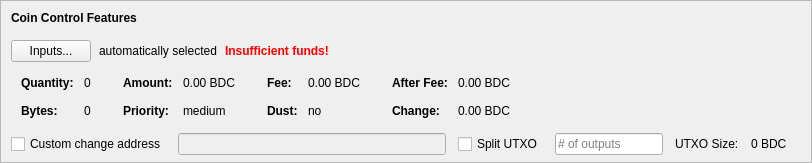
    <widget class="QFrame" name="frameCoinControl">
     <property name="sizePolicy">
      <sizepolicy hsizetype="Expanding" vsizetype="Expanding">
       <horstretch>0</horstretch>
       <verstretch>0</verstretch>
      </sizepolicy>
     </property>
     <property name="maximumSize">
      <size>
       <width>16777215</width>
       <height>16777215</height>
      </size>
     </property>
     <property name="frameShape">
      <enum>QFrame::StyledPanel</enum>
     </property>
     <property name="frameShadow">
      <enum>QFrame::Sunken</enum>
     </property>
     <layout class="QVBoxLayout" name="verticalLayoutCoinControl2">
      <property name="spacing">
       <number>0</number>
      </property>
      <property name="leftMargin">
       <number>0</number>
      </property>
      <property name="topMargin">
       <number>0</number>
      </property>
      <property name="rightMargin">
       <number>0</number>
      </property>
      <property name="bottomMargin">
       <number>6</number>
      </property>
      <item>
       <layout class="QVBoxLayout" name="verticalLayoutCoinControl" stretch="0,0,0,0,1">
        <property name="spacing">
         <number>0</number>
        </property>
        <property name="leftMargin">
         <number>10</number>
        </property>
        <property name="topMargin">
         <number>10</number>
        </property>
        <item>
         <layout class="QHBoxLayout" name="horizontalLayoutCoinControl1">
          <property name="bottomMargin">
           <number>15</number>
          </property>
          <item>
           <widget class="QLabel" name="labelCoinControlFeatures">
            <property name="sizePolicy">
             <sizepolicy hsizetype="Preferred" vsizetype="Maximum">
              <horstretch>0</horstretch>
              <verstretch>0</verstretch>
             </sizepolicy>
            </property>
            <property name="font">
             <font>
              <weight>75</weight>
              <bold>true</bold>
             </font>
            </property>
            <property name="styleSheet">
             <string notr="true">font-weight:bold;</string>
            </property>
            <property name="text">
             <string>Coin Control Features</string>
            </property>
           </widget>
          </item>
         </layout>
        </item>
        <item>
         <layout class="QHBoxLayout" name="horizontalLayoutCoinControl2" stretch="0,0,0,0">
          <property name="spacing">
           <number>8</number>
          </property>
          <property name="bottomMargin">
           <number>10</number>
          </property>
          <item>
           <widget class="QPushButton" name="pushButtonCoinControl">
            <property name="styleSheet">
             <string notr="true"/>
            </property>
            <property name="text">
             <string>Inputs...</string>
            </property>
            <property name="autoDefault">
             <bool>false</bool>
            </property>
           </widget>
          </item>
          <item>
           <widget class="QLabel" name="labelCoinControlAutomaticallySelected">
            <property name="text">
             <string>automatically selected</string>
            </property>
            <property name="margin">
             <number>5</number>
            </property>
           </widget>
          </item>
          <item>
           <widget class="QLabel" name="labelCoinControlInsuffFunds">
            <property name="font">
             <font>
              <weight>75</weight>
              <bold>true</bold>
             </font>
            </property>
            <property name="styleSheet">
             <string notr="true">color:red;font-weight:bold;</string>
            </property>
            <property name="text">
             <string>Insufficient funds!</string>
            </property>
            <property name="margin">
             <number>5</number>
            </property>
           </widget>
          </item>
          <item>
           <spacer name="horizontalSpacerCoinControl">
            <property name="orientation">
             <enum>Qt::Horizontal</enum>
            </property>
            <property name="sizeHint" stdset="0">
             <size>
              <width>40</width>
              <height>1</height>
             </size>
            </property>
           </spacer>
          </item>
         </layout>
        </item>
        <item>
         <widget class="QWidget" name="widgetCoinControl" native="true">
          <property name="sizePolicy">
           <sizepolicy hsizetype="Preferred" vsizetype="Preferred">
            <horstretch>0</horstretch>
            <verstretch>0</verstretch>
           </sizepolicy>
          </property>
          <property name="minimumSize">
           <size>
            <width>0</width>
            <height>0</height>
           </size>
          </property>
          <property name="styleSheet">
           <string notr="true"/>
          </property>
          <layout class="QHBoxLayout" name="horizontalLayoutCoinControl5">
           <property name="leftMargin">
            <number>0</number>
           </property>
           <property name="topMargin">
            <number>0</number>
           </property>
           <property name="rightMargin">
            <number>0</number>
           </property>
           <property name="bottomMargin">
            <number>0</number>
           </property>
           <item>
            <layout class="QHBoxLayout" name="horizontalLayoutCoinControl3" stretch="0,0,0,1">
             <property name="spacing">
              <number>20</number>
             </property>
             <property name="topMargin">
              <number>0</number>
             </property>
             <property name="bottomMargin">
              <number>10</number>
             </property>
             <item>
              <layout class="QFormLayout" name="formLayoutCoinControl1">
               <property name="horizontalSpacing">
                <number>10</number>
               </property>
               <property name="verticalSpacing">
                <number>14</number>
               </property>
               <property name="leftMargin">
                <number>10</number>
               </property>
               <property name="topMargin">
                <number>4</number>
               </property>
               <property name="rightMargin">
                <number>6</number>
               </property>
               <item row="0" column="0">
                <widget class="QLabel" name="labelCoinControlQuantityText">
                 <property name="font">
                  <font>
                   <weight>75</weight>
                   <bold>true</bold>
                  </font>
                 </property>
                 <property name="text">
                  <string>Quantity:</string>
                 </property>
                 <property name="margin">
                  <number>0</number>
                 </property>
                </widget>
               </item>
               <item row="0" column="1">
                <widget class="QLabel" name="labelCoinControlQuantity">
                 <property name="cursor">
                  <cursorShape>IBeamCursor</cursorShape>
                 </property>
                 <property name="contextMenuPolicy">
                  <enum>Qt::ActionsContextMenu</enum>
                 </property>
                 <property name="text">
                  <string notr="true">0</string>
                 </property>
                 <property name="margin">
                  <number>0</number>
                 </property>
                 <property name="textInteractionFlags">
                  <set>Qt::LinksAccessibleByMouse|Qt::TextSelectableByKeyboard|Qt::TextSelectableByMouse</set>
                 </property>
                </widget>
               </item>
               <item row="1" column="0">
                <widget class="QLabel" name="labelCoinControlBytesText">
                 <property name="font">
                  <font>
                   <weight>75</weight>
                   <bold>true</bold>
                  </font>
                 </property>
                 <property name="text">
                  <string>Bytes:</string>
                 </property>
                </widget>
               </item>
               <item row="1" column="1">
                <widget class="QLabel" name="labelCoinControlBytes">
                 <property name="cursor">
                  <cursorShape>IBeamCursor</cursorShape>
                 </property>
                 <property name="contextMenuPolicy">
                  <enum>Qt::ActionsContextMenu</enum>
                 </property>
                 <property name="text">
                  <string notr="true">0</string>
                 </property>
                 <property name="textInteractionFlags">
                  <set>Qt::LinksAccessibleByMouse|Qt::TextSelectableByKeyboard|Qt::TextSelectableByMouse</set>
                 </property>
                </widget>
               </item>
              </layout>
             </item>
             <item>
              <layout class="QFormLayout" name="formLayoutCoinControl2">
               <property name="horizontalSpacing">
                <number>10</number>
               </property>
               <property name="verticalSpacing">
                <number>14</number>
               </property>
               <property name="leftMargin">
                <number>6</number>
               </property>
               <property name="topMargin">
                <number>4</number>
               </property>
               <property name="rightMargin">
                <number>6</number>
               </property>
               <item row="0" column="0">
                <widget class="QLabel" name="labelCoinControlAmountText">
                 <property name="font">
                  <font>
                   <weight>75</weight>
                   <bold>true</bold>
                  </font>
                 </property>
                 <property name="text">
                  <string>Amount:</string>
                 </property>
                 <property name="margin">
                  <number>0</number>
                 </property>
                </widget>
               </item>
               <item row="0" column="1">
                <widget class="QLabel" name="labelCoinControlAmount">
                 <property name="cursor">
                  <cursorShape>IBeamCursor</cursorShape>
                 </property>
                 <property name="contextMenuPolicy">
                  <enum>Qt::ActionsContextMenu</enum>
                 </property>
                 <property name="text">
                  <string notr="true">0.00 BDC</string>
                 </property>
                 <property name="textInteractionFlags">
                  <set>Qt::LinksAccessibleByMouse|Qt::TextSelectableByKeyboard|Qt::TextSelectableByMouse</set>
                 </property>
                </widget>
               </item>
               <item row="1" column="0">
                <widget class="QLabel" name="labelCoinControlPriorityText">
                 <property name="font">
                  <font>
                   <weight>75</weight>
                   <bold>true</bold>
                  </font>
                 </property>
                 <property name="text">
                  <string>Priority:</string>
                 </property>
                </widget>
               </item>
               <item row="1" column="1">
                <widget class="QLabel" name="labelCoinControlPriority">
                 <property name="cursor">
                  <cursorShape>IBeamCursor</cursorShape>
                 </property>
                 <property name="contextMenuPolicy">
                  <enum>Qt::ActionsContextMenu</enum>
                 </property>
                 <property name="text">
                  <string>medium</string>
                 </property>
                 <property name="textInteractionFlags">
                  <set>Qt::LinksAccessibleByMouse|Qt::TextSelectableByKeyboard|Qt::TextSelectableByMouse</set>
                 </property>
                </widget>
               </item>
              </layout>
             </item>
             <item>
              <layout class="QFormLayout" name="formLayoutCoinControl3">
               <property name="horizontalSpacing">
                <number>10</number>
               </property>
               <property name="verticalSpacing">
                <number>14</number>
               </property>
               <property name="leftMargin">
                <number>6</number>
               </property>
               <property name="topMargin">
                <number>4</number>
               </property>
               <property name="rightMargin">
                <number>6</number>
               </property>
               <item row="0" column="0">
                <widget class="QLabel" name="labelCoinControlFeeText">
                 <property name="font">
                  <font>
                   <weight>75</weight>
                   <bold>true</bold>
                  </font>
                 </property>
                 <property name="text">
                  <string>Fee:</string>
                 </property>
                 <property name="margin">
                  <number>0</number>
                 </property>
                </widget>
               </item>
               <item row="0" column="1">
                <widget class="QLabel" name="labelCoinControlFee">
                 <property name="cursor">
                  <cursorShape>IBeamCursor</cursorShape>
                 </property>
                 <property name="contextMenuPolicy">
                  <enum>Qt::ActionsContextMenu</enum>
                 </property>
                 <property name="text">
                  <string notr="true">0.00 BDC</string>
                 </property>
                 <property name="textInteractionFlags">
                  <set>Qt::LinksAccessibleByMouse|Qt::TextSelectableByKeyboard|Qt::TextSelectableByMouse</set>
                 </property>
                </widget>
               </item>
               <item row="1" column="0">
                <widget class="QLabel" name="labelCoinControlLowOutputText">
                 <property name="font">
                  <font>
                   <weight>75</weight>
                   <bold>true</bold>
                  </font>
                 </property>
                 <property name="text">
                  <string>Dust:</string>
                 </property>
                </widget>
               </item>
               <item row="1" column="1">
                <widget class="QLabel" name="labelCoinControlLowOutput">
                 <property name="cursor">
                  <cursorShape>IBeamCursor</cursorShape>
                 </property>
                 <property name="contextMenuPolicy">
                  <enum>Qt::ActionsContextMenu</enum>
                 </property>
                 <property name="text">
                  <string>no</string>
                 </property>
                 <property name="textInteractionFlags">
                  <set>Qt::LinksAccessibleByMouse|Qt::TextSelectableByKeyboard|Qt::TextSelectableByMouse</set>
                 </property>
                </widget>
               </item>
              </layout>
             </item>
             <item>
              <layout class="QFormLayout" name="formLayoutCoinControl4">
               <property name="horizontalSpacing">
                <number>10</number>
               </property>
               <property name="verticalSpacing">
                <number>14</number>
               </property>
               <property name="leftMargin">
                <number>6</number>
               </property>
               <property name="topMargin">
                <number>4</number>
               </property>
               <property name="rightMargin">
                <number>6</number>
               </property>
               <item row="0" column="0">
                <widget class="QLabel" name="labelCoinControlAfterFeeText">
                 <property name="font">
                  <font>
                   <weight>75</weight>
                   <bold>true</bold>
                  </font>
                 </property>
                 <property name="text">
                  <string>After Fee:</string>
                 </property>
                 <property name="margin">
                  <number>0</number>
                 </property>
                </widget>
               </item>
               <item row="0" column="1">
                <widget class="QLabel" name="labelCoinControlAfterFee">
                 <property name="cursor">
                  <cursorShape>IBeamCursor</cursorShape>
                 </property>
                 <property name="contextMenuPolicy">
                  <enum>Qt::ActionsContextMenu</enum>
                 </property>
                 <property name="text">
                  <string notr="true">0.00 BDC</string>
                 </property>
                 <property name="textInteractionFlags">
                  <set>Qt::LinksAccessibleByMouse|Qt::TextSelectableByKeyboard|Qt::TextSelectableByMouse</set>
                 </property>
                </widget>
               </item>
               <item row="1" column="0">
                <widget class="QLabel" name="labelCoinControlChangeText">
                 <property name="font">
                  <font>
                   <weight>75</weight>
                   <bold>true</bold>
                  </font>
                 </property>
                 <property name="text">
                  <string>Change:</string>
                 </property>
                </widget>
               </item>
               <item row="1" column="1">
                <widget class="QLabel" name="labelCoinControlChange">
                 <property name="cursor">
                  <cursorShape>IBeamCursor</cursorShape>
                 </property>
                 <property name="contextMenuPolicy">
                  <enum>Qt::ActionsContextMenu</enum>
                 </property>
                 <property name="text">
                  <string notr="true">0.00 BDC</string>
                 </property>
                 <property name="textInteractionFlags">
                  <set>Qt::LinksAccessibleByMouse|Qt::TextSelectableByKeyboard|Qt::TextSelectableByMouse</set>
                 </property>
                </widget>
               </item>
              </layout>
             </item>
            </layout>
           </item>
          </layout>
         </widget>
        </item>
        <item>
         <layout class="QHBoxLayout" name="horizontalLayoutCoinControl4" stretch="0,0,0,0,0,0,0">
          <property name="spacing">
           <number>12</number>
          </property>
          <property name="sizeConstraint">
           <enum>QLayout::SetDefaultConstraint</enum>
          </property>
          <property name="topMargin">
           <number>5</number>
          </property>
          <property name="rightMargin">
           <number>5</number>
          </property>
          <item>
           <widget class="QCheckBox" name="checkBoxCoinControlChange">
            <property name="toolTip">
             <string>If this is activated, but the change address is empty or invalid, change will be sent to a newly generated address.</string>
            </property>
            <property name="text">
             <string>Custom change address</string>
            </property>
           </widget>
          </item>
          <item>
           <widget class="QValidatedLineEdit" name="lineEditCoinControlChange">
            <property name="enabled">
             <bool>false</bool>
            </property>
            <property name="sizePolicy">
             <sizepolicy hsizetype="Expanding" vsizetype="Fixed">
              <horstretch>0</horstretch>
              <verstretch>0</verstretch>
             </sizepolicy>
            </property>
           </widget>
          </item>
          <item>
           <widget class="QCheckBox" name="splitBlockCheckBox">
            <property name="text">
             <string>Split UTXO</string>
            </property>
           </widget>
          </item>
          <item>
           <widget class="QLineEdit" name="splitBlockLineEdit">
            <property name="sizePolicy">
             <sizepolicy hsizetype="Fixed" vsizetype="Fixed">
              <horstretch>50</horstretch>
              <verstretch>0</verstretch>
             </sizepolicy>
            </property>
            <property name="placeholderText">
             <string># of outputs</string>
            </property>
           </widget>
          </item>
          <item>
           <widget class="QLabel" name="labelBlockSizeText">
            <property name="text">
             <string>UTXO Size:</string>
            </property>
           </widget>
          </item>
          <item>
           <widget class="QLabel" name="labelBlockSize">
            <property name="text">
             <string>0 BDC</string>
            </property>
           </widget>
          </item>
          <item>
           <widget class="QLabel" name="labelCoinControlChangeLabel">
            <property name="sizePolicy">
             <sizepolicy hsizetype="Preferred" vsizetype="Expanding">
              <horstretch>0</horstretch>
              <verstretch>0</verstretch>
             </sizepolicy>
            </property>
            <property name="minimumSize">
             <size>
              <width>0</width>
              <height>0</height>
             </size>
            </property>
            <property name="text">
             <string/>
            </property>
            <property name="margin">
             <number>3</number>
            </property>
           </widget>
          </item>
         </layout>
        </item>
        <item>
         <spacer name="verticalSpacerCoinControl">
          <property name="orientation">
           <enum>Qt::Vertical</enum>
          </property>
          <property name="sizeHint" stdset="0">
           <size>
            <width>800</width>
            <height>1</height>
           </size>
          </property>
         </spacer>
        </item>
       </layout>
      </item>
     </layout>
    </widget>
